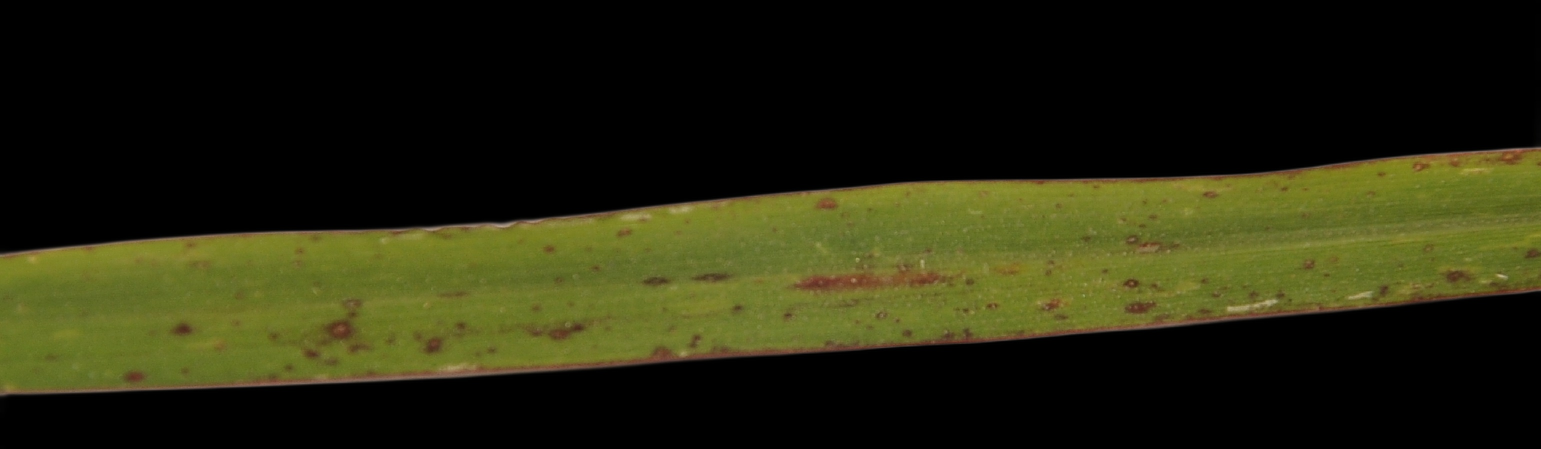
#> input picture projek_pdc/rld_img_proc/ls/DSC_0308.JPG, 3081 x 897 px, found by its file name (shown at 1/2 size)
$ jupyter execute --allow-errors plot_histo_segmentation.ipynb   (shell and % lines are left out)
#> lines starting #> are read from the running program, lines starting #| are printed output that depends on the picture
Histogram segmentation
======================

This example does simple histogram analysis to perform segmentation.

[cell 1]
from skimage.color import rgb2gray
import numpy as np
import cv2
import matplotlib.pyplot as plt
from scipy import ndimage
from PIL import Image
from sklearn.cluster import KMeans
from skimage.filters import sobel
import skimage
import warnings
warnings.filterwarnings("ignore")

[cell 2]
image=Image.open('rld_img_rembg/ls/DSC_0308.jpg')
#> image is the input picture: PIL image 3081x897 RGB; mean R, G, B 38.2, 38.9, 14.4
# image=image.resize((320,225))
image=np.array(image)
plt.imshow(image)

[cell 3]
imm=image[:,:,0]
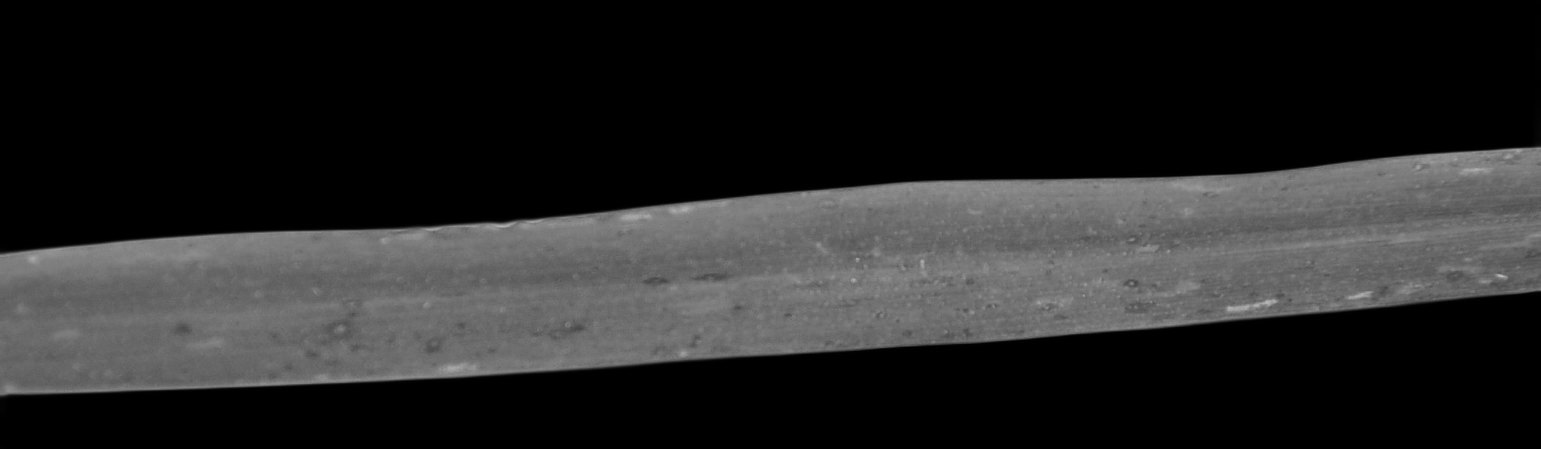
#> imm: shape (897, 3081) (shown at 1/2 size); min 0, max 191, mean 38.2
elevation_map = sobel(imm)
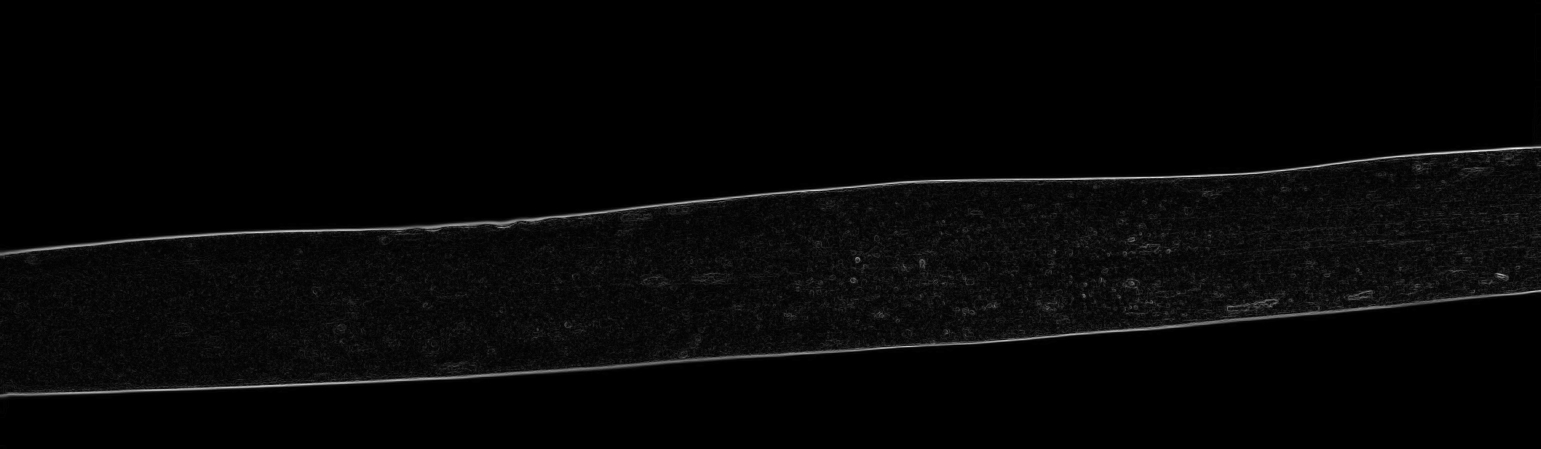
#> elevation_map: shape (897, 3081) float64 (shown at 1/2 size); min 0, max 0.225, mean 0.00541; drawn with min black and max white

fig, ax = plt.subplots(figsize=(18,8))
ax.imshow(elevation_map, cmap='hsv', interpolation='nearest')
ax.axis('off')
ax.set_title('elevation_map')
plt.show()


# plt.imshow(gray_segmented_2,cmap='gray')
plt.hist(imm.flatten())
plt.show()
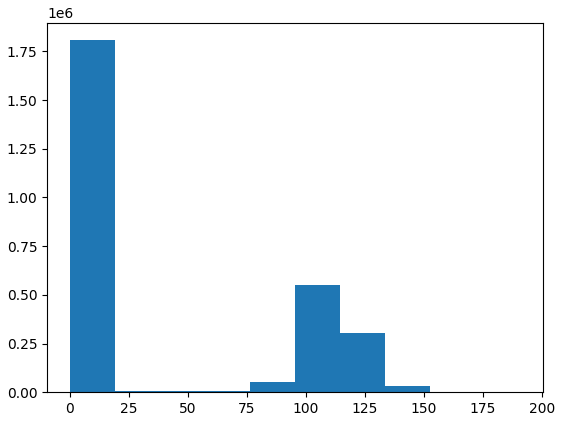
#> figure drawn by matplotlib, 1 panel; tallest bar 1807714 high, from x = 0 to 19.1

[cell 4]
mask_path = "mask/blb/"
markers = np.zeros_like(imm)
markers[imm < 100] = 2
markers[imm > 45] = 1


# "Paired", "Paired_r", "Spectral", "Spectral_r", "flag", "flag_r", "tab10"
cmapps = ["Paired", "Paired_r", "Spectral", "Spectral_r", "flag", "flag_r", "tab10", "gray"]
# image = plt.imread("example.png")

for i in range(len(cmapps)):
    plt.imsave(mask_path + cmapps[i]+'.jpg', markers, cmap=str(cmapps[i])) #use colormap
#> this loop made 8 passes
#> pass 1, `plt.imsave(mask_path + cmapps[i]+'.jpg', markers, cmap=str(cmapps[i]))`:
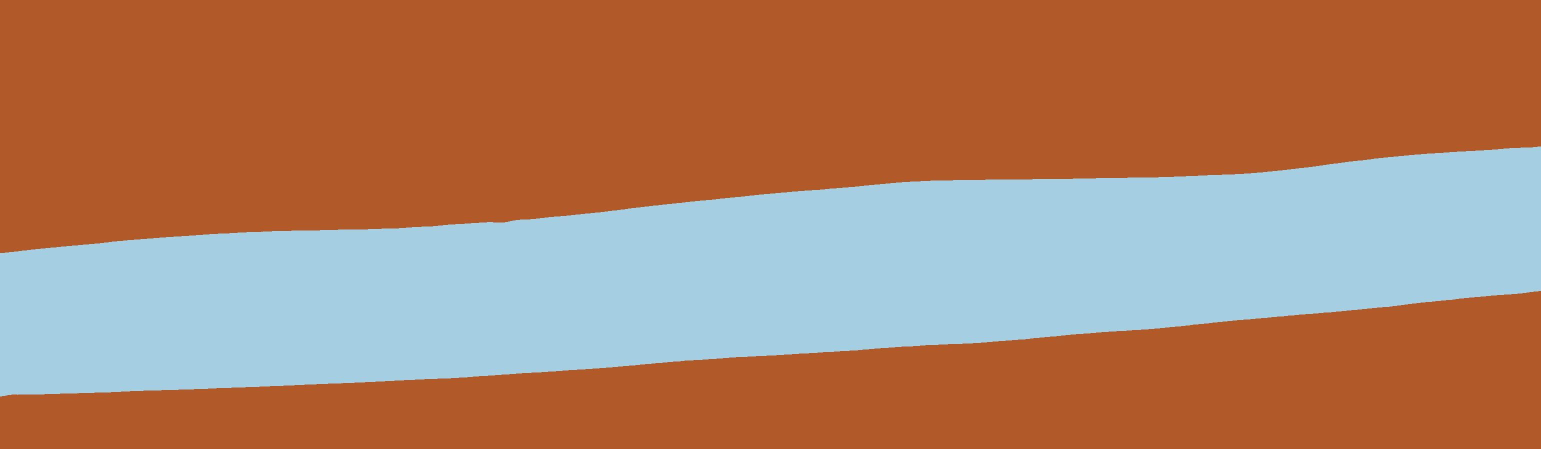
#> saved as Paired.jpg: shape (897, 3081, 3) (shown at 1/2 size); mean R, G, B 172.9, 129.1, 104.5
#> pass 2, `plt.imsave(mask_path + cmapps[i]+'.jpg', markers, cmap=str(cmapps[i]))`:
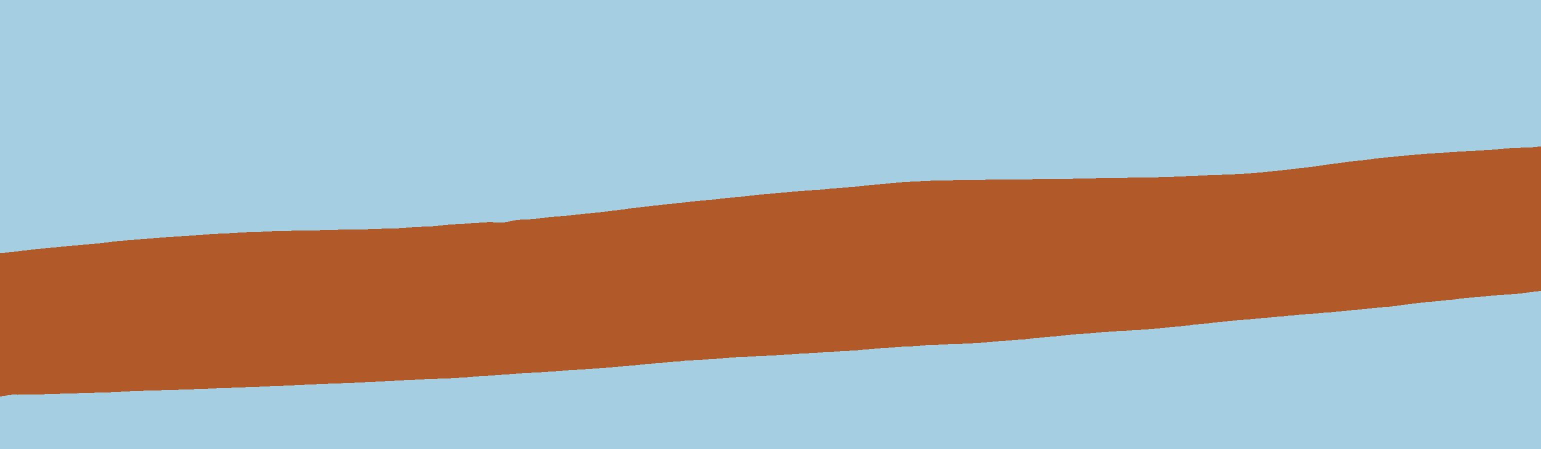
#> saved as Paired_r.jpg: shape (897, 3081, 3) (shown at 1/2 size); mean R, G, B 169.1, 165.9, 162.5

fig, ax = plt.subplots(figsize=(8,4))
ax.imshow(markers, cmap='gray', interpolation='nearest')
ax.axis('off')
# ax.set_title('markers')

# cv2.imwrite("rld_img_proc/blb/marker.jpg", markers)
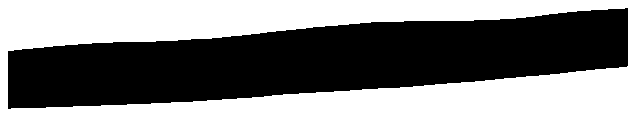
#> figure drawn by matplotlib, 1 panel

[cell 5]
maskImg = Image.open("mask/blb/gray.jpg")
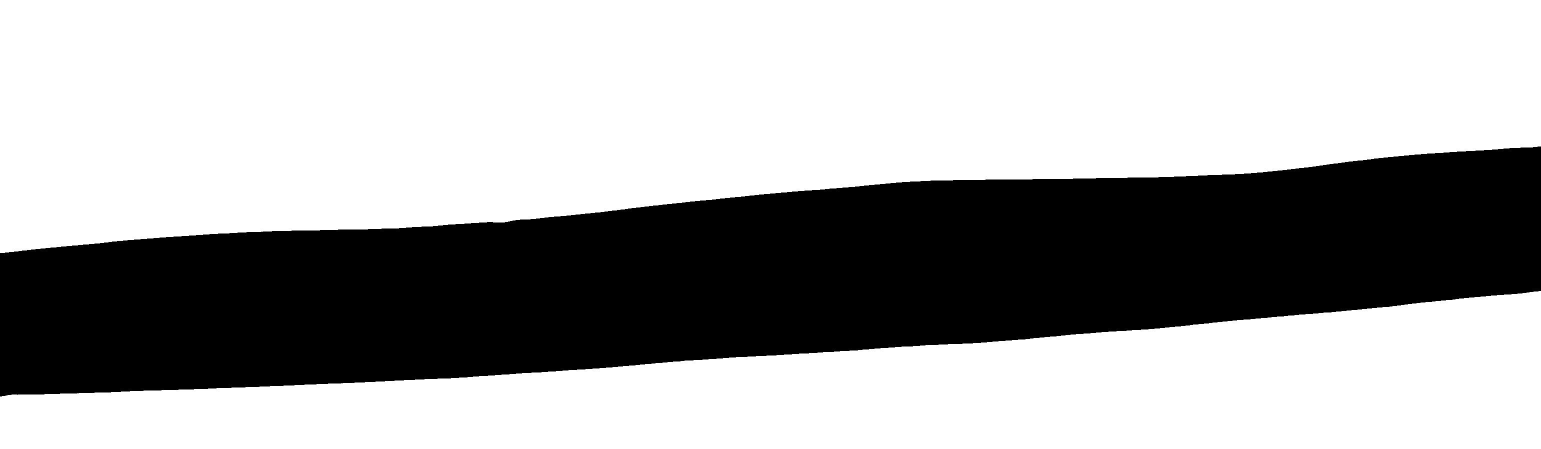
#> maskImg: PIL image 3081x897 RGB (shown at 1/2 size); min 0, max 255, mean 167.5
# skimage.io.imshow(maskImg)

maskImg = maskImg.resize((320,225))
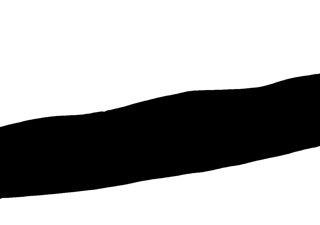
#> maskImg: PIL image 320x225 RGB; min 0, max 255, mean 167.5

# maskImg = cv2.cvtColor(maskImg, cv2.COLOR_BGR2GRAY)
# skimage.io.imshow(maskImg)


maskImg = np.array(maskImg)


#> (the rest of this cell did not finish here and is left out)

$ run again, with projek_pdc/rld_img_proc/ls/DSC_0313.JPG copied over projek_pdc/rld_img_proc/ls/DSC_0308.JPG
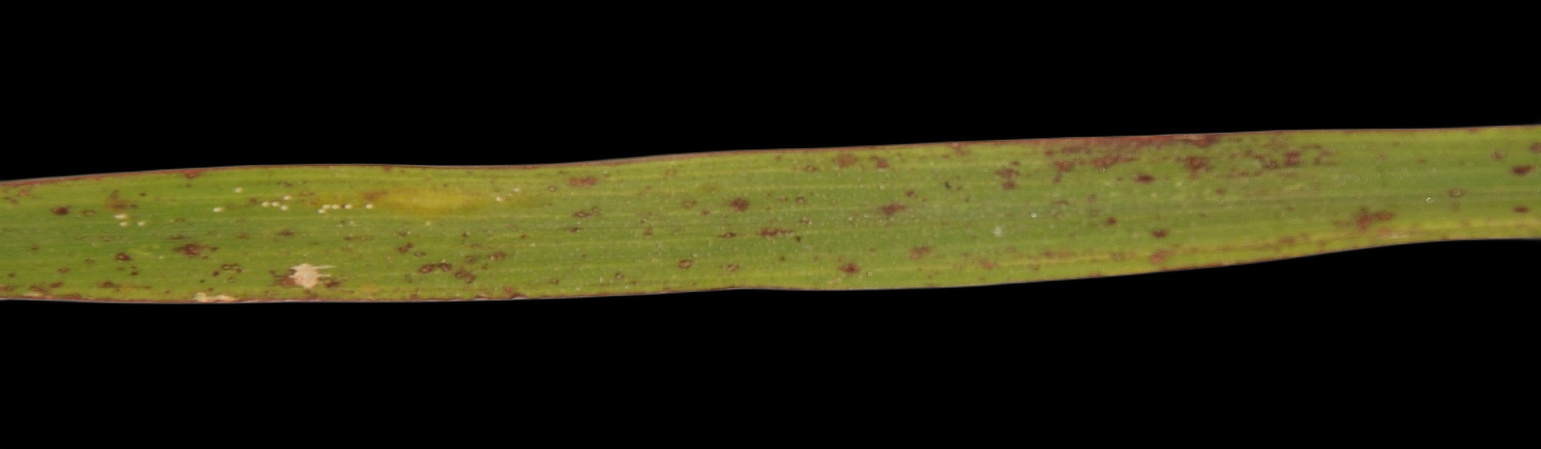
#> input picture projek_pdc/rld_img_proc/ls/DSC_0313.JPG, 3081 x 897 px, found by its file name (shown at 1/2 size)
#> image is the input picture: PIL image 3081x897 RGB; mean R, G, B 39.2, 37.8, 15.5
#> `[cell 4] mask_path = "mask/blb/" markers = np.zeros_like(imm) markers[..`:
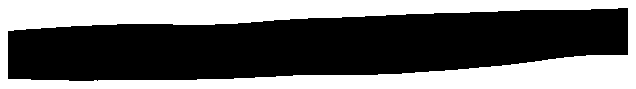
#> figure drawn by matplotlib, 1 panel
#> `maskImg = maskImg.resize((320,225))`:
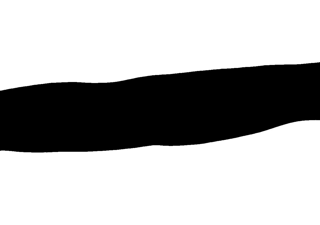
#> maskImg: PIL image 320x225 RGB; min 0, max 255, mean 178.6

$ run again, with projek_pdc/rld_img_proc/ls/DSC_0320.JPG copied over projek_pdc/rld_img_proc/ls/DSC_0308.JPG
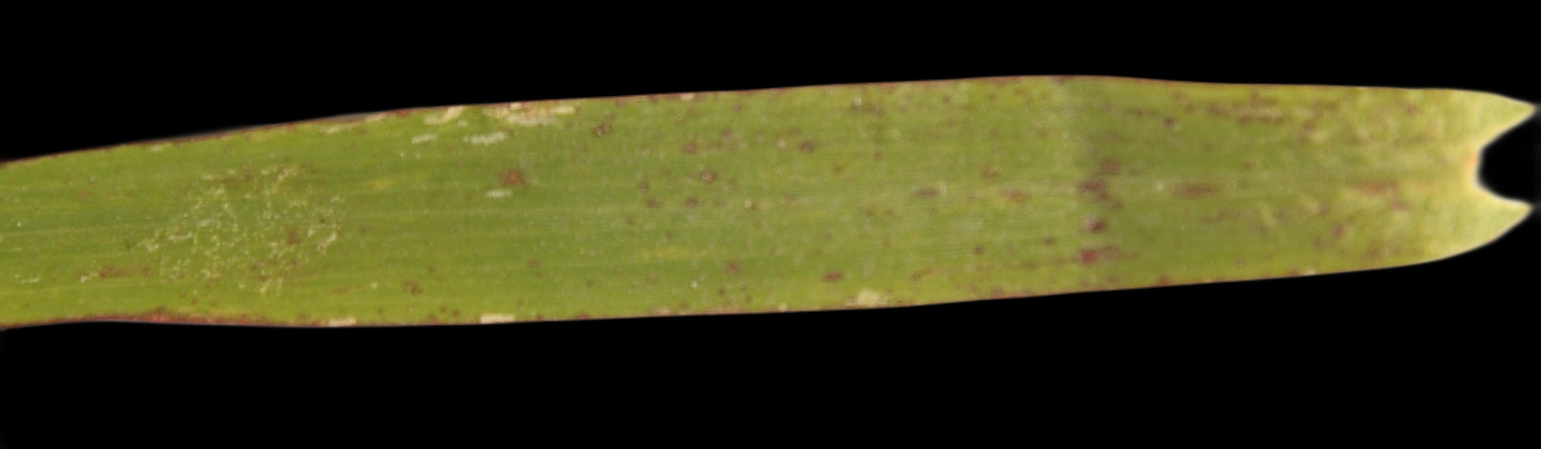
#> input picture projek_pdc/rld_img_proc/ls/DSC_0320.JPG, 3081 x 897 px, found by its file name (shown at 1/2 size)
#> image is the input picture: PIL image 3081x897 RGB; mean R, G, B 63, 61.8, 26.8
#> `[cell 4] mask_path = "mask/blb/" markers = np.zeros_like(imm) markers[..`:
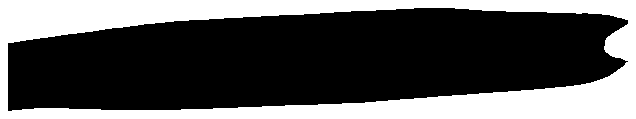
#> figure drawn by matplotlib, 1 panel
#> `maskImg = maskImg.resize((320,225))`:
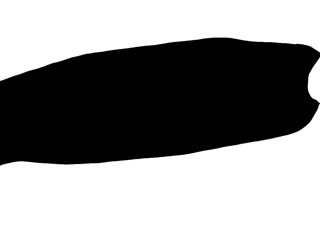
#> maskImg: PIL image 320x225 RGB; min 0, max 255, mean 140.6
